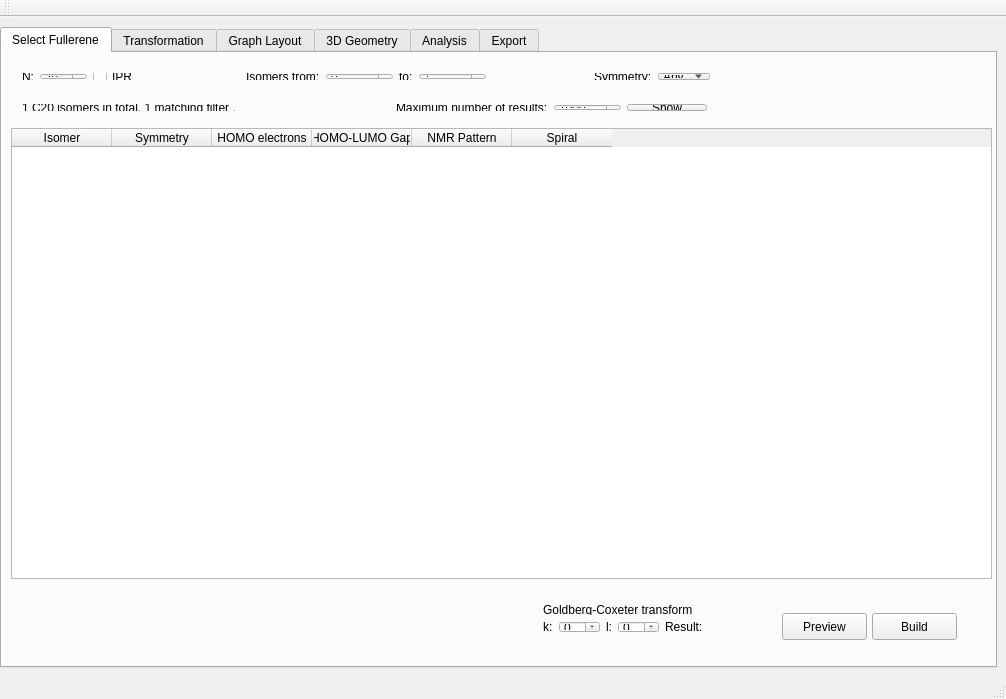
<?xml version="1.0" encoding="UTF-8"?>
<ui version="4.0">
 <class>FullereneGUI</class>
 <widget class="QMainWindow" name="FullereneGUI">
  <property name="geometry">
   <rect>
    <x>0</x>
    <y>0</y>
    <width>1006</width>
    <height>699</height>
   </rect>
  </property>
  <property name="windowTitle">
   <string>FullereneGUI</string>
  </property>
  <widget class="QWidget" name="centralWidget">
   <widget class="QTabWidget" name="tab_main">
    <property name="geometry">
     <rect>
      <x>0</x>
      <y>10</y>
      <width>997</width>
      <height>641</height>
     </rect>
    </property>
    <property name="sizePolicy">
     <sizepolicy hsizetype="Expanding" vsizetype="Expanding">
      <horstretch>1</horstretch>
      <verstretch>1</verstretch>
     </sizepolicy>
    </property>
    <property name="autoFillBackground">
     <bool>true</bool>
    </property>
    <property name="currentIndex">
     <number>0</number>
    </property>
    <widget class="QWidget" name="tab_select_fullerenes">
     <attribute name="title">
      <string>Select Fullerene</string>
     </attribute>
     <widget class="QTableWidget" name="table_select">
      <property name="geometry">
       <rect>
        <x>9</x>
        <y>75</y>
        <width>981</width>
        <height>451</height>
       </rect>
      </property>
      <property name="sizePolicy">
       <sizepolicy hsizetype="Expanding" vsizetype="Expanding">
        <horstretch>1</horstretch>
        <verstretch>1</verstretch>
       </sizepolicy>
      </property>
      <property name="minimumSize">
       <size>
        <width>0</width>
        <height>0</height>
       </size>
      </property>
      <property name="editTriggers">
       <set>QAbstractItemView::NoEditTriggers</set>
      </property>
      <property name="dragEnabled">
       <bool>false</bool>
      </property>
      <property name="alternatingRowColors">
       <bool>true</bool>
      </property>
      <property name="selectionMode">
       <enum>QAbstractItemView::SingleSelection</enum>
      </property>
      <property name="selectionBehavior">
       <enum>QAbstractItemView::SelectRows</enum>
      </property>
      <property name="sortingEnabled">
       <bool>true</bool>
      </property>
      <column>
       <property name="text">
        <string>Isomer</string>
       </property>
      </column>
      <column>
       <property name="text">
        <string>Symmetry</string>
       </property>
      </column>
      <column>
       <property name="text">
        <string>HOMO electrons</string>
       </property>
      </column>
      <column>
       <property name="text">
        <string>HOMO-LUMO Gap</string>
       </property>
      </column>
      <column>
       <property name="text">
        <string>NMR Pattern</string>
       </property>
      </column>
      <column>
       <property name="text">
        <string>Spiral</string>
       </property>
      </column>
     </widget>
     <widget class="QPushButton" name="button_build">
      <property name="geometry">
       <rect>
        <x>870</x>
        <y>560</y>
        <width>85</width>
        <height>27</height>
       </rect>
      </property>
      <property name="text">
       <string>Build</string>
      </property>
     </widget>
     <widget class="QPushButton" name="button_preview">
      <property name="geometry">
       <rect>
        <x>780</x>
        <y>560</y>
        <width>85</width>
        <height>27</height>
       </rect>
      </property>
      <property name="text">
       <string>Preview</string>
      </property>
     </widget>
     <widget class="QWidget" name="layoutWidget">
      <property name="geometry">
       <rect>
        <x>9</x>
        <y>9</y>
        <width>710</width>
        <height>29</height>
       </rect>
      </property>
      <layout class="QHBoxLayout" name="horizontalLayout">
       <item>
        <widget class="QLabel" name="label_N">
         <property name="text">
          <string>N:</string>
         </property>
        </widget>
       </item>
       <item>
        <widget class="QSpinBox" name="spinbox_N">
         <property name="minimum">
          <number>20</number>
         </property>
         <property name="maximum">
          <number>200</number>
         </property>
         <property name="singleStep">
          <number>2</number>
         </property>
        </widget>
       </item>
       <item>
        <widget class="QCheckBox" name="checkbox_IPR">
         <property name="text">
          <string>IPR</string>
         </property>
        </widget>
       </item>
       <item>
        <spacer name="horizontalSpacer_2">
         <property name="orientation">
          <enum>Qt::Horizontal</enum>
         </property>
         <property name="sizeHint" stdset="0">
          <size>
           <width>37</width>
           <height>17</height>
          </size>
         </property>
        </spacer>
       </item>
       <item>
        <widget class="QLabel" name="label_iso_from">
         <property name="text">
          <string>Isomers from:</string>
         </property>
        </widget>
       </item>
       <item>
        <widget class="QSpinBox" name="spinbox_iso_from">
         <property name="maximum">
          <number>999999</number>
         </property>
        </widget>
       </item>
       <item>
        <widget class="QLabel" name="label_iso_to">
         <property name="text">
          <string>to:</string>
         </property>
        </widget>
       </item>
       <item>
        <widget class="QSpinBox" name="spinbox_iso_to">
         <property name="maximum">
          <number>999999999</number>
         </property>
         <property name="value">
          <number>1</number>
         </property>
        </widget>
       </item>
       <item>
        <spacer name="horizontalSpacer">
         <property name="orientation">
          <enum>Qt::Horizontal</enum>
         </property>
         <property name="sizeHint" stdset="0">
          <size>
           <width>77</width>
           <height>17</height>
          </size>
         </property>
        </spacer>
       </item>
       <item>
        <widget class="QLabel" name="label_symmetry">
         <property name="text">
          <string>Symmetry:</string>
         </property>
        </widget>
       </item>
       <item>
        <widget class="QComboBox" name="combobox_symmetry">
         <item>
          <property name="text">
           <string>Any</string>
          </property>
         </item>
         <item>
          <property name="text">
           <string> C1</string>
          </property>
         </item>
         <item>
          <property name="text">
           <string> Cs</string>
          </property>
         </item>
         <item>
          <property name="text">
           <string> Ci</string>
          </property>
         </item>
         <item>
          <property name="text">
           <string> C2</string>
          </property>
         </item>
         <item>
          <property name="text">
           <string>C3</string>
          </property>
         </item>
         <item>
          <property name="text">
           <string>C3v</string>
          </property>
         </item>
         <item>
          <property name="text">
           <string>C3h</string>
          </property>
         </item>
         <item>
          <property name="text">
           <string> D2</string>
          </property>
         </item>
         <item>
          <property name="text">
           <string>D2d</string>
          </property>
         </item>
         <item>
          <property name="text">
           <string>D2h</string>
          </property>
         </item>
         <item>
          <property name="text">
           <string> D3</string>
          </property>
         </item>
         <item>
          <property name="text">
           <string>D3d</string>
          </property>
         </item>
         <item>
          <property name="text">
           <string>D3h</string>
          </property>
         </item>
         <item>
          <property name="text">
           <string> D5</string>
          </property>
         </item>
         <item>
          <property name="text">
           <string>D5d</string>
          </property>
         </item>
         <item>
          <property name="text">
           <string>D5h</string>
          </property>
         </item>
         <item>
          <property name="text">
           <string> D6</string>
          </property>
         </item>
         <item>
          <property name="text">
           <string>D6d</string>
          </property>
         </item>
         <item>
          <property name="text">
           <string>D6h</string>
          </property>
         </item>
         <item>
          <property name="text">
           <string> S4</string>
          </property>
         </item>
         <item>
          <property name="text">
           <string> S6</string>
          </property>
         </item>
         <item>
          <property name="text">
           <string>  T</string>
          </property>
         </item>
         <item>
          <property name="text">
           <string> Td</string>
          </property>
         </item>
         <item>
          <property name="text">
           <string> Th</string>
          </property>
         </item>
         <item>
          <property name="text">
           <string>  I</string>
          </property>
         </item>
         <item>
          <property name="text">
           <string> Ih</string>
          </property>
         </item>
        </widget>
       </item>
      </layout>
     </widget>
     <widget class="QWidget" name="layoutWidget">
      <property name="geometry">
       <rect>
        <x>9</x>
        <y>40</y>
        <width>707</width>
        <height>29</height>
       </rect>
      </property>
      <layout class="QHBoxLayout" name="horizontalLayout_2">
       <item>
        <widget class="QLabel" name="label_Nisomers">
         <property name="text">
          <string>1 C20 isomers in total, 1 matching filter .</string>
         </property>
         <property name="scaledContents">
          <bool>true</bool>
         </property>
        </widget>
       </item>
       <item>
        <spacer name="horizontalSpacer_3">
         <property name="orientation">
          <enum>Qt::Horizontal</enum>
         </property>
         <property name="sizeHint" stdset="0">
          <size>
           <width>40</width>
           <height>20</height>
          </size>
         </property>
        </spacer>
       </item>
       <item>
        <widget class="QLabel" name="label_max_results">
         <property name="text">
          <string>Maximum number of results:</string>
         </property>
        </widget>
       </item>
       <item>
        <widget class="QSpinBox" name="spinBox_max_results">
         <property name="minimum">
          <number>1</number>
         </property>
         <property name="maximum">
          <number>99999999</number>
         </property>
         <property name="value">
          <number>1000</number>
         </property>
        </widget>
       </item>
       <item>
        <widget class="QPushButton" name="button_show">
         <property name="text">
          <string>Show</string>
         </property>
        </widget>
       </item>
      </layout>
     </widget>
     <widget class="QWidget" name="formLayoutWidget">
      <property name="geometry">
       <rect>
        <x>530</x>
        <y>540</y>
        <width>251</width>
        <height>51</height>
       </rect>
      </property>
      <layout class="QFormLayout" name="formLayout">
       <item row="0" column="0">
        <widget class="QLabel" name="label">
         <property name="text">
          <string>Goldberg-Coxeter transform</string>
         </property>
        </widget>
       </item>
       <item row="1" column="0">
        <layout class="QHBoxLayout" name="horizontalLayout_3">
         <item>
          <widget class="QLabel" name="label_2">
           <property name="text">
            <string>k:</string>
           </property>
          </widget>
         </item>
         <item>
          <widget class="QSpinBox" name="spinbox_GC_k"/>
         </item>
         <item>
          <widget class="QLabel" name="label_3">
           <property name="text">
            <string>l:</string>
           </property>
          </widget>
         </item>
         <item>
          <widget class="QSpinBox" name="spinbox_GC_l"/>
         </item>
         <item>
          <widget class="QLabel" name="label_4">
           <property name="text">
            <string>Result:</string>
           </property>
          </widget>
         </item>
         <item>
          <widget class="QLabel" name="label_GC_CN">
           <property name="text">
            <string/>
           </property>
          </widget>
         </item>
        </layout>
       </item>
      </layout>
     </widget>
     <zorder>table_select</zorder>
     <zorder>button_build</zorder>
     <zorder>button_preview</zorder>
     <zorder>layoutWidget</zorder>
     <zorder>layoutWidget</zorder>
     <zorder>label_2</zorder>
     <zorder>label_3</zorder>
     <zorder>spinbox_GC_k</zorder>
     <zorder>spinbox_GC_l</zorder>
     <zorder>formLayoutWidget</zorder>
     <zorder>spinbox_GC_k</zorder>
     <zorder>label_2</zorder>
    </widget>
    <widget class="QWidget" name="tab_transform_fullerene">
     <attribute name="title">
      <string>Transformation</string>
     </attribute>
    </widget>
    <widget class="QWidget" name="tab_layout2d">
     <attribute name="title">
      <string>Graph Layout</string>
     </attribute>
    </widget>
    <widget class="QWidget" name="tab_geometry">
     <attribute name="title">
      <string>3D Geometry</string>
     </attribute>
    </widget>
    <widget class="QWidget" name="tab_analysis">
     <attribute name="title">
      <string>Analysis</string>
     </attribute>
    </widget>
    <widget class="QWidget" name="tab_output">
     <attribute name="title">
      <string>Export</string>
     </attribute>
    </widget>
   </widget>
  </widget>
  <widget class="QMenuBar" name="menuBar">
   <property name="geometry">
    <rect>
     <x>0</x>
     <y>0</y>
     <width>1006</width>
     <height>20</height>
    </rect>
   </property>
  </widget>
  <widget class="QToolBar" name="mainToolBar">
   <attribute name="toolBarArea">
    <enum>TopToolBarArea</enum>
   </attribute>
   <attribute name="toolBarBreak">
    <bool>false</bool>
   </attribute>
  </widget>
  <widget class="QStatusBar" name="statusBar"/>
 </widget>
 <layoutdefault spacing="6" margin="11"/>
 <resources/>
 <connections/>
</ui>
